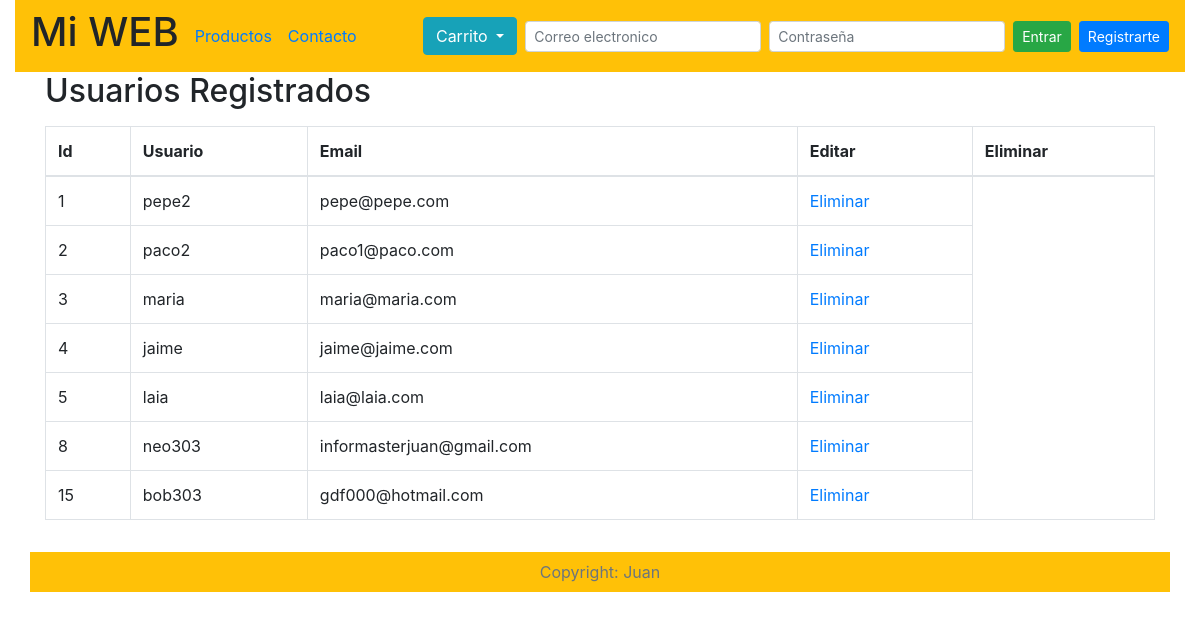
/admin_usuarios.php, run on an earlier commit of the app's database.
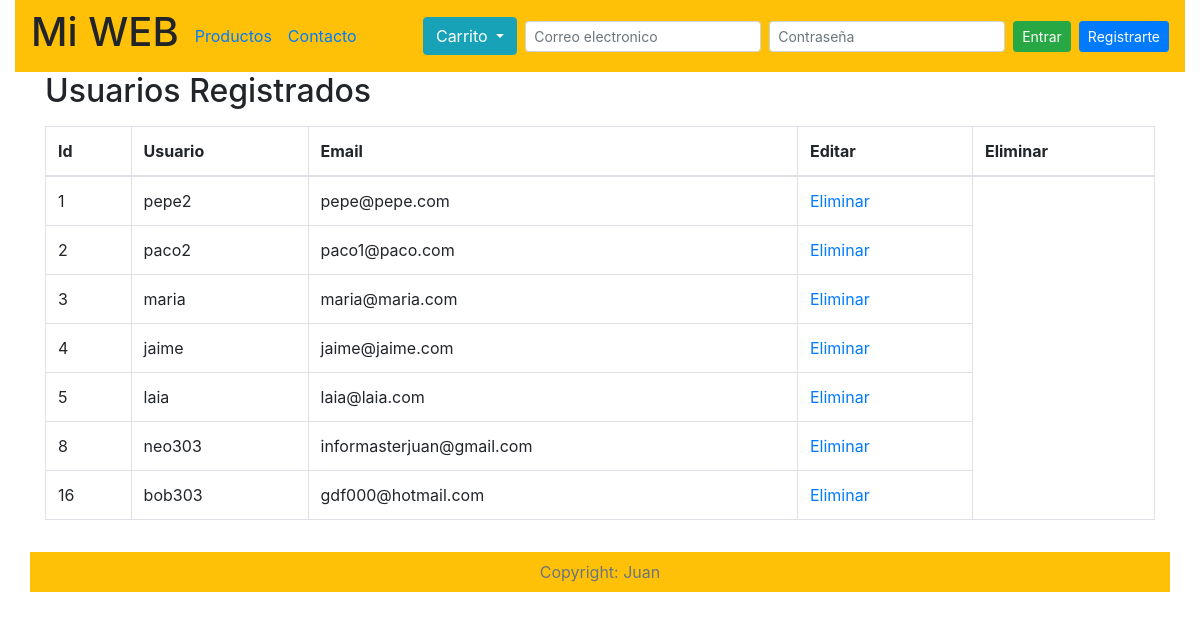
And on a later commit of the database.
### tables this page shows
CREATE TABLE `usuarios` (
  `id` int(2) NOT NULL,
  `usuario` varchar(100) NOT NULL,
  `nombre` varchar(255) NOT NULL,
  `apellidos` varchar(255) NOT NULL,
  `email` varchar(100) NOT NULL,
  `pass` varchar(200) NOT NULL,
  `fecha` timestamp NOT NULL DEFAULT CURRENT_TIMESTAMP,
  `rol` varchar(255) NOT NULL DEFAULT 'user',
  `codigo_activacion` varchar(100) NOT NULL,
  `estado` enum('activada','desactivada') NOT NULL DEFAULT 'desactivada'
);

### librerias/consultas_bd.php (called while the page is built, shortened)
<?php
function list_usuarios($conexion)
{
    $sql = "SELECT * FROM usuarios";
    $res = mysqli_query($conexion, $sql);
    return $res;
}

### admin_usuarios.php (the view, shortened to what this page needs)
<?php
include "database/conexion_bd.php";
include "librerias/consultas_bd.php";
?>
    <!doctype html>
    <html lang="es">
    <head>
        <?php include "plantillas/plantilla_cabecera.php";?>
    </head>
    <body>
        <div class="container-fluid">
            <?php include "plantillas/plantilla_navegacion.php";?>
                <div class="container">
                    <div class="row">
                        <div class="col-12">
                                <h2>Usuarios Registrados</h2>
                                <table class="table table-bordered table-hover">
                                    <thead>
                                        <tr>
                                            <th scope="col">Id</th>
                                            <th scope="col">Usuario</th>
                                            <th scope="col">Email</th>
                                            <th scope="col">Editar</th>
                                             <th scope="col">Eliminar</th>
                                        </tr>
                                    </thead>
                                    <?php
                            $res = list_usuarios($conexion);
                            while($row = mysqli_fetch_array($res)){
                                echo "<tr><td>".$row['id']."</td>
                                            <td>".$row['usuario']."</td>
                                            <td>".$row['email']."</td>
                                            <td><a href='?eliminar_id=".$row['id']."'>Eliminar</a></td></tr>";
                            }
                        ?>
                                </table>
                        </div>
                    </div>
                </div>
                <div class="container-fluid">
                    <?php include "plantillas/plantilla_pie.php";?>
                </div>
        </div>
    </body>
    </html>

### plantillas/plantilla_cabecera.php (shortened to what this page needs)
<link rel="stylesheet" href="css/bootstrap.min.css" type="text/css">
<link rel="stylesheet" href="css/mi_css.css" type="text/css">

### plantillas/plantilla_navegacion.php (shortened to what this page needs)
<nav class="navbar navbar-expand-lg navbar-warning bg-warning">
    <a class="h1" href="index.php">Mi WEB</a>
    <div class="collapse navbar-collapse" id="navbarSupportedContent">
        <ul class="navbar-nav mr-auto ml-2">
            <li class="nav-item">
                <a class="nav-link" href="productos.php">Productos</a>
            </li>
            <li class="nav-item">
                <a class="nav-link" href="">Contacto</a>
            </li>
        </ul>
        <div class="dropdown mr-2">
            <ul class="navbar-nav">
                <li class="nav-item dropdown">
                    <div class="btn-group">
                        <button class="btn btn-info dropdown-toggle " href="#" id="navbarDropdown" role="button" data-toggle="dropdown" aria-haspopup="true" aria-expanded="false">
                                Carrito
                        </button>
                    </div>
                </li>
            </ul>
        </div>
        <?php
        if(!isset($_SESSION['email'])) { ?>
            <form class="form-inline my-2 my-lg-0" method="post" action="">
                <input class="form-control form-control-sm mr-sm-2" type="text" placeholder="Correo electronico" name="email_login" aria-label="Email">
                <input class="form-control form-control-sm mr-sm-2" type="password" placeholder="Contraseña" name="pass" aria-label="pass">
                <button class="btn btn-sm btn-success my-2 my-sm-0" type="submit">Entrar</button>
            </form>
            <a class="btn btn-sm btn-primary ml-2" href="registro.php">Registrarte</a>
            <?php } ?>
    </div>
</nav>

### plantillas/plantilla_pie.php
<footer class="footer text-center bg-warning pt-2 pb-2 mt-3">
    <div class="container">
        <span class="text-muted">Copyright: Juan</span>
    </div>
</footer>

What changed in the data, as far as the page shows it:
removed usuarios: id "15", usuario "bob303", email "gdf000@hotmail.com"
added usuarios: id "16", usuario "bob303", email "gdf000@hotmail.com"
